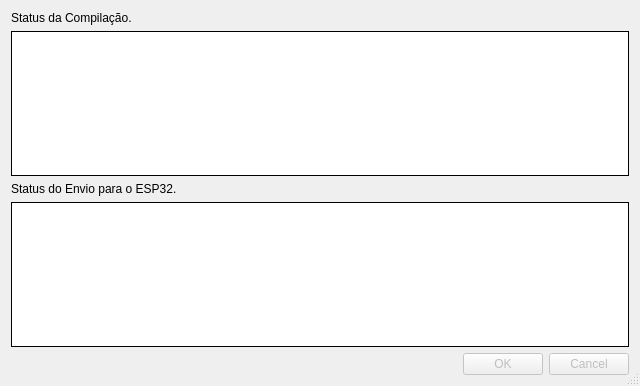
<?xml version="1.0" encoding="UTF-8"?>
<ui version="4.0">
 <class>Dialog_ESP32Code</class>
 <widget class="QDialog" name="Dialog_ESP32Code">
  <property name="windowModality">
   <enum>Qt::WindowModality::ApplicationModal</enum>
  </property>
  <property name="enabled">
   <bool>true</bool>
  </property>
  <property name="geometry">
   <rect>
    <x>0</x>
    <y>0</y>
    <width>640</width>
    <height>386</height>
   </rect>
  </property>
  <property name="sizePolicy">
   <sizepolicy hsizetype="Minimum" vsizetype="Minimum">
    <horstretch>0</horstretch>
    <verstretch>0</verstretch>
   </sizepolicy>
  </property>
  <property name="minimumSize">
   <size>
    <width>640</width>
    <height>256</height>
   </size>
  </property>
  <property name="font">
   <font>
    <strikeout>false</strikeout>
   </font>
  </property>
  <property name="windowTitle">
   <string>Compilação e Envio de Código para o ESP32</string>
  </property>
  <property name="windowIcon">
   <iconset theme="QIcon::ThemeIcon::MediaSeekForward"/>
  </property>
  <property name="toolTip">
   <string>Janela que mostra informação sobre o processo de compilação e envio de código para o ESP32.</string>
  </property>
  <property name="sizeGripEnabled">
   <bool>true</bool>
  </property>
  <property name="modal">
   <bool>true</bool>
  </property>
  <layout class="QVBoxLayout" name="verticalLayout">
   <item>
    <widget class="QLabel" name="label_compilation_status">
     <property name="text">
      <string>Status da Compilação.</string>
     </property>
    </widget>
   </item>
   <item>
    <widget class="QPlainTextEdit" name="plainTextEdit_message_compilation">
     <property name="styleSheet">
      <string notr="true">background-color: rgb(255, 255, 255);</string>
     </property>
     <property name="frameShape">
      <enum>QFrame::Shape::Box</enum>
     </property>
     <property name="frameShadow">
      <enum>QFrame::Shadow::Plain</enum>
     </property>
     <property name="lineWidth">
      <number>1</number>
     </property>
    </widget>
   </item>
   <item>
    <widget class="QLabel" name="label_upload_status">
     <property name="text">
      <string>Status do Envio para o ESP32.</string>
     </property>
    </widget>
   </item>
   <item>
    <widget class="QPlainTextEdit" name="plainTextEdit_message_upload">
     <property name="styleSheet">
      <string notr="true">background-color: rgb(255, 255, 255);</string>
     </property>
     <property name="frameShape">
      <enum>QFrame::Shape::Box</enum>
     </property>
     <property name="frameShadow">
      <enum>QFrame::Shadow::Plain</enum>
     </property>
    </widget>
   </item>
   <item>
    <widget class="QDialogButtonBox" name="buttonBox_ok_cancel">
     <property name="enabled">
      <bool>false</bool>
     </property>
     <property name="standardButtons">
      <set>QDialogButtonBox::StandardButton::Cancel|QDialogButtonBox::StandardButton::Ok</set>
     </property>
    </widget>
   </item>
  </layout>
 </widget>
 <resources/>
 <connections>
  <connection>
   <sender>buttonBox_ok_cancel</sender>
   <signal>rejected()</signal>
   <receiver>Dialog_ESP32Code</receiver>
   <slot>close()</slot>
   <hints>
    <hint type="sourcelabel">
     <x>462</x>
     <y>273</y>
    </hint>
    <hint type="destinationlabel">
     <x>255</x>
     <y>145</y>
    </hint>
   </hints>
  </connection>
  <connection>
   <sender>buttonBox_ok_cancel</sender>
   <signal>accepted()</signal>
   <receiver>Dialog_ESP32Code</receiver>
   <slot>accept()</slot>
   <hints>
    <hint type="sourcelabel">
     <x>378</x>
     <y>270</y>
    </hint>
    <hint type="destinationlabel">
     <x>475</x>
     <y>52</y>
    </hint>
   </hints>
  </connection>
 </connections>
</ui>
